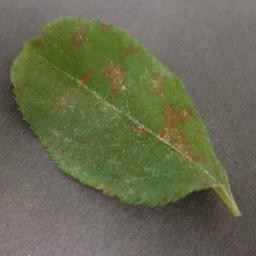
#> input picture frontend/samples/00_Apple___Cedar_apple_rust.jpg, 256 x 256 px; its folder holds only this picture in this run
$ python -i vision.py   (imports and definitions only)   (older library calls are emulated)
#> lines starting #> are read from the running program, lines starting #| are printed output that depends on the picture; after the words box and inside, x2 and y2 are one past the last pixel; in counts of white or black regions, pixels touching at a corner belong together
"""Photo quality gate and rule-based leaf measurements (OpenCV + numpy only).

quality_check() decides whether a photo is usable for diagnosis.
analyze_leaf() segments the leaf and measures colour classes, damage patterns and
pest-damage cues that advisory.py turns into nutrient / pest / health decisions.

PlantVillage has no nutrient or pest-box labels, so everything here is hand-tuned colour
and shape analysis (HSV thresholds, OpenCV hue 0..180), calibrated on PlantVillage lab
photos (leaf on grey/black background). The numbers are heuristic evidence, not a model.
"""
import cv2
import numpy as np

SIZE = 256            # analysis resolution
BG_DIST = 15          # Lab distance (L weighted 0.3) below which a pixel matches the background colour
HOLE_DIST = 12        # full Lab distance below which a pixel inside the leaf outline is background (a hole)
HOLE_MIN_PX = 12      # smallest enclosed hole (at 256 px) counted as chewing damage
SPECK_MAX_PX = 12     # largest blob (at 256 px) counted as a stippling speck
SHADOW_MIN = 0.003    # smallest smooth dark blob (fraction of image) that can seed a cast shadow
SHADOW_GROW = 13      # shadow seeds grow this wide (px) through dark pixels to take the shadow's edge rim

CLASS_NAMES = ["healthy_green", "chlorosis", "necrosis", "dark_lesion", "purpling", "pale", "other"]


def _ellipse(d):
    return cv2.getStructuringElement(cv2.MORPH_ELLIPSE, (d, d))


def _green(h, s, v):
    return (h >= 34) & (h <= 90) & (s >= 50) & (v >= 40)


def _hsv(rgb):
    hsv = cv2.cvtColor(rgb, cv2.COLOR_RGB2HSV).astype(np.int16)
    return hsv[..., 0], hsv[..., 1], hsv[..., 2]


def _fill_blobs(m, min_px):
    """Filled external contours of the largest blob and every blob > 15% of it (and >= min_px)."""
    cnts, _ = cv2.findContours(m.astype(np.uint8), cv2.RETR_EXTERNAL, cv2.CHAIN_APPROX_SIMPLE)
    areas = [cv2.contourArea(c) for c in cnts]
    out = np.zeros(m.shape, np.uint8)
    if areas:
        big = max(0.15 * max(areas), min_px)
        cv2.drawContours(out, [c for c, a in zip(cnts, areas) if a >= big], -1, 1, cv2.FILLED)
    return out.astype(bool)


def _not_leaf(raw, tissue, h, s, v, border, frame):
    """Tissue-coloured pixels that are really a cast shadow or a purple backdrop (needs a real background).

    core   = filled green / yellow (chlorophyll) leaf body, which neither can mimic.
    shadow = outside the core, much darker than the backdrop and smooth (7x7 grey std < 10; lesions measure ~20+),
             grown 4 px so the textured shadow rim goes too. Textured brown / black margins stay leaf.
    purple = purple blobs outside the core that do not touch it, or that run into the image border (a backdrop).
    """
    core = _fill_blobs(cv2.morphologyEx((tissue & (h >= 22) & (h <= 90) & (s >= 40) & (v >= 40)).astype(np.uint8),
                                        cv2.MORPH_OPEN, _ellipse(5)), 0.01 * h.size)
    g = cv2.cvtColor(raw, cv2.COLOR_RGB2GRAY).astype(np.float32)
    std = np.sqrt(np.maximum(cv2.blur(g * g, (7, 7)) - cv2.blur(g, (7, 7)) ** 2, 0))
    dark = ~core & (v < 0.45 * np.median(v[border]))            # black backdrops: nothing is darker, so no-op
    n, cc, st, _ = cv2.connectedComponentsWithStats((dark & (std < 10)).astype(np.uint8), connectivity=8)
    lit = cv2.dilate((~tissue & ~dark).astype(np.uint8), _ellipse(SHADOW_GROW)).astype(bool)   # across the penumbra
    seeds = np.isin(cc, [i for i in np.unique(cc[lit]) if i and st[i, cv2.CC_STAT_AREA] >= SHADOW_MIN * h.size])
    shadow = dark & cv2.dilate(seeds.astype(np.uint8), _ellipse(SHADOW_GROW)).astype(bool)
    n, cc = cv2.connectedComponents((tissue & ~core & (h >= 125) & (h <= 172)).astype(np.uint8), connectivity=8)
    near = cv2.dilate(core.astype(np.uint8), _ellipse(5)).astype(bool)
    bad = np.setdiff1d(np.arange(1, n), np.setdiff1d(cc[near], cc[frame]))
    return shadow | np.isin(cc, bad)


def _segment(rgb):
    """Return (tissue, plant, bg_diff) for an RGB uint8 image.

    tissue  = green / yellow / brown pixels that do not match the background colour, minus shadows / purple backdrop
    plant   = cleaned leaf blobs (largest blob + any blob > 15% of it; blobs < 2% of the image are noise)
    bg_diff = HxWx3 Lab difference to the median non-green border colour (None if the leaf fills the frame)
    """
    raw, rgb = rgb, cv2.medianBlur(rgb, 5)               # suppress JPEG / sensor noise (texture uses the raw image)
    h, s, v = _hsv(rgb)
    green = _green(h, s, v)
    tissue = (((h >= 8) & (h <= 95) & (s >= 40) & (v >= 30))
              | ((h >= 8) & (h <= 35) & (s >= 25) & (v >= 70))      # faded tan / straw dead tissue
              | ((h >= 125) & (h <= 172) & (s >= 90) & (v >= 70)))  # vivid purple (P-deficient) tissue; dull purple = backdrop
    frame = np.ones(h.shape, bool)
    frame[8:-8, 8:-8] = False
    border = frame & ~green
    bg_diff = None
    if border.sum() >= 0.3 * frame.sum():
        lab = cv2.cvtColor(rgb, cv2.COLOR_RGB2LAB).astype(np.float32)
        bg_diff = lab - np.median(lab[border], axis=0)
        chroma_dist = np.sqrt(((bg_diff * np.float32([0.3, 1, 1])) ** 2).sum(-1))  # shading changes L most
        tissue &= (chroma_dist >= BG_DIST) | green      # beige / tan backgrounds are not leaf
        tissue &= ~_not_leaf(raw, tissue, h, s, v, border, frame)
    m = cv2.morphologyEx(tissue.astype(np.uint8), cv2.MORPH_OPEN, _ellipse(5))
    m = cv2.morphologyEx(m, cv2.MORPH_CLOSE, _ellipse(7))
    n, cc, stats, _ = cv2.connectedComponentsWithStats(m, connectivity=8)
    plant = np.zeros(h.shape, bool)
    if n > 1:
        areas = stats[1:, cv2.CC_STAT_AREA]
        plant = np.isin(cc, 1 + np.flatnonzero(areas >= max(0.15 * areas.max(), 0.02 * h.size)))  # noise blobs are tiny
    return tissue, plant, bg_diff


def _pixel_classes(h, s, v):
    """Mutually exclusive colour classes (boolean maps), assigned in priority order."""
    dark = (v < 50) & ~((h >= 30) & (h <= 95) & (s >= 40))   # dark but green-hued = shaded healthy tissue
    pale = ~dark & (s < 35) & (v >= 140)
    rest = ~dark & ~pale
    purple = rest & (h >= 125) & (h <= 172) & (s >= 70) & (v >= 60)
    rest &= ~purple
    necrosis = rest & (s >= 30) & ((h < 22) | (h > 172) | ((h < 30) & (v < 90)))
    rest &= ~necrosis
    chlorosis = rest & (h >= 22) & (h < 34) & (s >= 50) & (v >= 110)
    rest &= ~chlorosis
    green = rest & (h >= 34) & (h <= 90) & (s >= 40)
    return dict(zip(CLASS_NAMES, [green, chlorosis, necrosis, dark, purple, pale, rest & ~green]))


def _pct(part, whole):
    n = int(whole.sum())
    return round(100.0 * int((part & whole).sum()) / n, 2) if n else 0.0


# [56 lines left out: function quality_check, not called in this run]


def analyze_leaf(img):
    """Segment the leaf and measure colour classes, damage pattern and pest-damage cues."""
    rgb = cv2.resize(np.ascontiguousarray(img), (SIZE, SIZE), interpolation=cv2.INTER_AREA)
    h, s, v = _hsv(rgb)
    tissue, plant, bg_diff = _segment(rgb)

    # Leaf outline = filled external contours of the plant blobs.
    cnts, _ = cv2.findContours(plant.astype(np.uint8), cv2.RETR_EXTERNAL, cv2.CHAIN_APPROX_SIMPLE)
    filled = np.zeros((SIZE, SIZE), np.uint8)
    cv2.drawContours(filled, cnts, -1, 1, cv2.FILLED)
    filled = filled.astype(bool)

    # Holes (chewing damage): non-tissue pixels inside the outline that match the background colour.
    holes, hole_count = np.zeros_like(filled), 0
    if bg_diff is not None:
        bg_like = np.sqrt((bg_diff ** 2).sum(-1)) < HOLE_DIST
        cand = cv2.morphologyEx((filled & ~tissue & bg_like).astype(np.uint8), cv2.MORPH_OPEN, _ellipse(3))
        n, cc, stats, _ = cv2.connectedComponentsWithStats(cand, connectivity=8)
        keep = 1 + np.flatnonzero(stats[1:, cv2.CC_STAT_AREA] >= HOLE_MIN_PX)
        holes, hole_count = np.isin(cc, keep), len(keep)
    leaf = filled & ~holes
    leaf_px = max(int(leaf.sum()), 1)

    cls = {k: m & leaf for k, m in _pixel_classes(h, s, v).items()}
    profile = {f"{k}_pct": _pct(m, leaf) for k, m in cls.items()}
    lesion = cls["necrosis"] | cls["dark_lesion"]
    damage = lesion | cls["chlorosis"]

    # Edge band ~8% of leaf size wide vs interior; the outer 2 px mix leaf and background colour, skip them.
    ring = max(2, round(0.08 * np.sqrt(filled.sum())))
    inner = cv2.erode(filled.astype(np.uint8), _ellipse(2 * ring + 1)).astype(bool)
    band = leaf & ~inner & cv2.erode(filled.astype(np.uint8), _ellipse(5)).astype(bool)
    interior = leaf & inner
    band_nec, int_nec = _pct(lesion, band), _pct(lesion, interior)
    nec_ratio = 0.0 if band_nec < 3 else min(10.0, band_nec / max(int_nec, 2.0))

    # Chlorosis uniformity: 1 - coefficient of variation over a 4x4 grid of the leaf bounding box.
    uniformity = 0.0
    ys, xs = np.nonzero(leaf)
    if len(ys):
        fracs = []
        for ry in np.array_split(np.arange(ys.min(), ys.max() + 1), 4):
            for rx in np.array_split(np.arange(xs.min(), xs.max() + 1), 4):
                cell = leaf[np.ix_(ry, rx)]
                if cell.sum() >= max(20, 0.25 * cell.size):
                    fracs.append(cls["chlorosis"][np.ix_(ry, rx)].sum() / cell.sum())
        if fracs and np.mean(fracs) >= 0.03:
            uniformity = float(np.clip(1 - np.std(fracs) / np.mean(fracs), 0, 1))

    n, _, stats, _ = cv2.connectedComponentsWithStats(lesion.astype(np.uint8), connectivity=8)
    blobs = stats[1:, cv2.CC_STAT_AREA]
    blobs = blobs[blobs >= 4]

    # Stippling: tiny specks brighter and yellower than their 9x9 neighbourhood, on green tissue
    # (s >= 40 drops white glare). Weak cue: PlantVillage healthy leaves score ~0.1-0.35 from hairs/texture.
    hf, vf = h.astype(np.float32), v.astype(np.float32)
    on_green = cv2.blur(cls["healthy_green"].astype(np.float32), (11, 11)) >= 0.6
    specks = (cv2.erode(leaf.astype(np.uint8), _ellipse(7)).astype(bool) & on_green & (s >= 40)
              & (vf - cv2.blur(vf, (9, 9)) >= 20) & (cv2.blur(hf, (9, 9)) - hf >= 3))
    n, cc, stats, _ = cv2.connectedComponentsWithStats(specks.astype(np.uint8), connectivity=8)
    small = 1 + np.flatnonzero(stats[1:, cv2.CC_STAT_AREA] <= SPECK_MAX_PX)
    specks = np.isin(cc, small)
    speck_density = len(small) / (leaf_px / 1000)                  # specks per 1000 leaf px

    px = leaf if leaf.any() else np.ones_like(leaf)
    rgbf = rgb.astype(np.float32)
    exg = (2 * rgbf[..., 1] - rgbf[..., 0] - rgbf[..., 2]) / (rgbf.sum(-1) + 1e-6)

    return {
        "mask": leaf.astype(np.uint8) * 255,
        "leaf_coverage_pct": round(100.0 * float(leaf.mean()), 2),
        "color_profile": profile,
        "lesion_pct": round(profile["necrosis_pct"] + profile["dark_lesion_pct"], 2),
        "color_stats": {
            "mean_hue": round(float(h[px].mean()), 2),
            "mean_saturation": round(float(s[px].mean()), 2),
            "mean_value": round(float(v[px].mean()), 2),
            "green_index": round(float(exg[px].mean()), 4),
        },
        "pattern": {
            "marginal_damage_pct": _pct(damage, band),
            "interior_damage_pct": _pct(damage, interior),
            "marginal_necrosis_ratio": round(nec_ratio, 2),
            "interior_chlorosis_pct": _pct(cls["chlorosis"], interior),
            "chlorosis_uniformity": round(uniformity, 3),
            "lesion_count": int(len(blobs)),
            "mean_lesion_area_pct": round(100.0 * float(blobs.mean()) / leaf_px, 3) if len(blobs) else 0.0,
        },
        "pest_cues": {
            "hole_count": int(hole_count),
            "hole_area_pct": _pct(holes, filled),
            "speck_count": int(len(small)),
            "stippling_index": round(float(np.clip(speck_density / 12, 0, 1)), 3),
        },
        "overlay": _overlay(rgb, leaf, filled, holes, cls, specks),
    }


def _overlay(rgb, leaf, filled, holes, cls, specks):
    """Reviewer-friendly picture: dimmed background, tinted damage classes, outlined leaf and holes."""
    out = rgb.astype(np.float32)
    out[~leaf] *= 0.35
    for key, colour, alpha in [("chlorosis", (255, 225, 0), 0.55), ("necrosis", (255, 40, 40), 0.6),
                               ("dark_lesion", (130, 0, 0), 0.75), ("purpling", (170, 0, 255), 0.6)]:
        m = cls[key]
        out[m] = (1 - alpha) * out[m] + alpha * np.float32(colour)
    out[specks] = (0, 255, 255)
    out = out.clip(0, 255).astype(np.uint8)
    for m, colour, width in [(filled, (0, 255, 120), 1), (holes, (255, 0, 255), 2)]:
        cnts, _ = cv2.findContours(m.astype(np.uint8), cv2.RETR_EXTERNAL, cv2.CHAIN_APPROX_NONE)
        cv2.drawContours(out, cnts, -1, colour, width)
    return out


# [56 lines not run here, left out]

>>> import cv2
>>> picture = cv2.cvtColor(cv2.imread('../frontend/samples/00_Apple___Cedar_apple_rust.jpg'), cv2.COLOR_BGR2RGB)
>>> result = analyze_leaf(picture)
#> in _green, `return (h >= 34) & (h <= 90) & (s >= 50) & (v >= 40)`: returned value: shape (256, 256) bool; 34.2% white; 7 white regions (6 under 20 px), largest, box (x1, y1, x2, y2) and area: (11, 16, 230, 209) 22410
#> in _segment, `tissue = (((h >= 8) & (h <= 95) & (s >= 40) & (v >= 30)) | ((h >= 8) &..`: tissue: shape (256, 256) bool; 62.2% white; 34 black regions (25 under 20 px), largest, box (x1, y1, x2, y2) and area: (0, 0, 256, 129) 13141, (0, 144, 210, 256) 10460, (223, 211, 256, 256) 724
#> in _segment, `border = frame & ~green`: border: shape (256, 256) bool; 12.1% white; 1 white region, box (x1, y1, x2, y2) and area: (0, 0, 256, 256) 7936
#> in _segment, `tissue &= (chroma_dist >= BG_DIST) | green`:
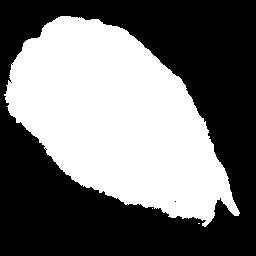
#> tissue: shape (256, 256) bool; 44.4% white; 3 white regions (2 under 20 px)
#> in _fill_blobs, `cnts, _ = cv2.findContours(m.astype(np.uint8), cv2.RETR_EXTERNAL, cv2...`: cnts = 1 contour; box (x1, y1, x2, y2) and area: (6, 16, 239, 216) 27678
#> in _fill_blobs, `areas = [cv2.contourArea(c) for c in cnts]`: areas = [27678]
#> in _fill_blobs, `big = max(0.15 * max(areas), min_px)`: big = 4151.7
#> in _fill_blobs, `cv2.drawContours(out, [c for c, a in zip(cnts, areas) if a >= big], -1..`: out: shape (256, 256); values 0 (black) and 1 (white), 42.8% white; 1 white region, box (x1, y1, x2, y2) and area: (6, 16, 239, 216) 28022
#> in _not_leaf, `dark = ~core & (v < 0.45 * np.median(v[border]))`: dark: shape (256, 256) bool; 0.06% white; 1 white region, box (x1, y1, x2, y2) and area: (183, 197, 194, 205) 39
#> in _not_leaf, `n, cc, st, _ = cv2.connectedComponentsWithStats((dark & (std < 10)).as..`: n = 2; st = [[0, 0, 256, 256, 65497], [183, 197, 11, 8, 39]]
#> in _not_leaf, `lit = cv2.dilate((~tissue & ~dark).astype(np.uint8), _ellipse(SHADOW_G..`:
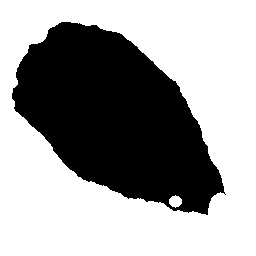
#> lit: shape (256, 256) bool; 62.3% white; 1 black region, box (x1, y1, x2, y2) and area: (12, 22, 226, 215) 24700
#> in _not_leaf, `seeds = np.isin(cc, [i for i in np.unique(cc[lit]) if i and st[i, cv2...`: seeds: shape (256, 256) bool; every value is 0
#> in _not_leaf, `n, cc = cv2.connectedComponents((tissue & ~core & (h >= 125) & (h <= 1..`: cc: shape (256, 256) int32; every value is 0
#> in _not_leaf, `n, cc = cv2.connectedComponents((tissue & ~core & (h >= 125) & (h <= 1..`: n = 1
#> in _not_leaf, `near = cv2.dilate(core.astype(np.uint8), _ellipse(5)).astype(bool)`: near: shape (256, 256) bool; 45.1% white; 1 white region, box (x1, y1, x2, y2) and area: (4, 14, 241, 218) 29569
#> in _not_leaf, `bad = np.setdiff1d(np.arange(1, n), np.setdiff1d(cc[near], cc[frame]))`: bad = empty array
#> in _segment, `m = cv2.morphologyEx(tissue.astype(np.uint8), cv2.MORPH_OPEN, _ellipse..`: m: shape (256, 256); values 0 (black) and 1 (white), 44.3% white; 2 white regions (1 under 20 px), largest, box (x1, y1, x2, y2) and area: (5, 16, 239, 223) 29025
#> in _segment, `m = cv2.morphologyEx(m, cv2.MORPH_CLOSE, _ellipse(7))`: m: shape (256, 256); values 0 (black) and 1 (white), 44.4% white; 1 white region, box (x1, y1, x2, y2) and area: (5, 16, 239, 227) 29115
#> in _segment, `n, cc, stats, _ = cv2.connectedComponentsWithStats(m, connectivity=8)`: cc: shape (256, 256) int32; values 0 (black) and 1 (white), 44.4% white; 1 white region
#> in _segment, `n, cc, stats, _ = cv2.connectedComponentsWithStats(m, connectivity=8)`: n = 2; stats = [[0, 0, 256, 256, 36421], [5, 16, 234, 211, 29115]]
#> in _segment, `areas = stats[1:, cv2.CC_STAT_AREA]`: areas = [29115]
#> in analyze_leaf, `cnts, _ = cv2.findContours(plant.astype(np.uint8), cv2.RETR_EXTERNAL, ..`: cnts = 1 contour; box (x1, y1, x2, y2) and area: (5, 16, 239, 227) 28794
#> in analyze_leaf, `bg_like = np.sqrt((bg_diff ** 2).sum(-1)) < HOLE_DIST`:
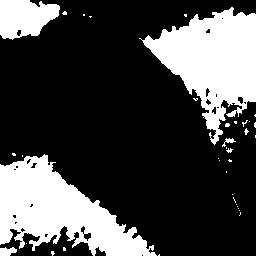
#> bg_like: shape (256, 256) bool; 27.8% white; 37 white regions (32 under 20 px), largest, box (x1, y1, x2, y2) and area: (0, 154, 157, 256) 8137, (139, 7, 256, 145) 7935, (0, 0, 60, 40) 1769, (0, 247, 17, 256) 114, (222, 138, 236, 147) 46
#> in analyze_leaf, `n, cc, stats, _ = cv2.connectedComponentsWithStats(cand, connectivity=8)`: n = 1; stats = [[0, 0, 256, 256, 65536]]
#> in analyze_leaf, `keep = 1 + np.flatnonzero(stats[1:, cv2.CC_STAT_AREA] >= HOLE_MIN_PX)`: keep = empty array
#> in analyze_leaf, `leaf_px = max(int(leaf.sum()), 1)`: leaf_px = 29115
#> in _pixel_classes, `dark = (v < 50) & ~((h >= 30) & (h <= 95) & (s >= 40))`: dark: shape (256, 256) bool; 0.29% white in thin lines or dots, all inside (x1, y1, x2, y2) = (12, 102, 210, 209)
#> in _pixel_classes, `pale = ~dark & (s < 35) & (v >= 140)`: pale: shape (256, 256) bool; 0.47% white in thin lines or dots, all inside (x1, y1, x2, y2) = (2, 0, 173, 256)
#> in _pixel_classes, `rest = ~dark & ~pale`: rest: shape (256, 256) bool; 99.2% white; black in thin lines or dots, all inside (x1, y1, x2, y2) = (2, 0, 210, 256)
#> in _pixel_classes, `necrosis = rest & (s >= 30) & ((h < 22) | (h > 172) | ((h < 30) & (v <..`: necrosis: shape (256, 256) bool; 12.1% white; 168 white regions (143 under 20 px), largest, box (x1, y1, x2, y2) and area: (128, 148, 256, 256) 4545, (0, 59, 33, 154) 1341, (160, 108, 183, 140) 286
#> in _pixel_classes, `rest &= ~necrosis`: rest: shape (256, 256) bool; 87.2% white; 217 black regions (190 under 20 px), largest, box (x1, y1, x2, y2) and area: (128, 148, 256, 256) 4735, (0, 59, 33, 154) 1351, (160, 108, 183, 140) 286
#> in _pixel_classes, `chlorosis = rest & (h >= 22) & (h < 34) & (s >= 50) & (v >= 110)`: chlorosis: shape (256, 256) bool; 4.1% white; 83 white regions (65 under 20 px), largest, box (x1, y1, x2, y2) and area: (156, 120, 208, 166) 654, (203, 181, 240, 217) 390, (150, 73, 172, 113) 309
#> in _pixel_classes, `rest &= ~chlorosis`:
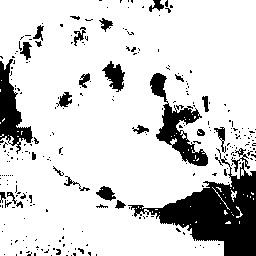
#> rest: shape (256, 256) bool; 83.1% white; 270 black regions (240 under 20 px), largest, box (x1, y1, x2, y2) and area: (128, 148, 256, 256) 5125, (150, 73, 208, 166) 1662, (0, 59, 33, 154) 1355
#> in _pixel_classes, `green = rest & (h >= 34) & (h <= 90) & (s >= 40)`: green: shape (256, 256) bool; 34.4% white; 1 white region, box (x1, y1, x2, y2) and area: (10, 16, 229, 208) 22573
#> in analyze_leaf, `cls = {k: m & leaf for k, m in _pixel_classes(h, s, v).items()}`: cls = 7 items
#> in _pct, `n = int(whole.sum())`: n = 29115
#> in analyze_leaf, `profile = {f"{k}_pct": _pct(m, leaf) for k, m in cls.items()}`: profile = {'healthy_green_pct': 76.98, 'chlorosis_pct': 8.93, 'necrosis_pct': 7.62, 'dark_lesion_pct': 0.65, 'purpling_pct': 0, 'pale_pct': 0, 'other_pct': 5.81}
#> in analyze_leaf, `lesion = cls["necrosis"] | cls["dark_lesion"]`: lesion: shape (256, 256) bool; 3.7% white; 28 white regions (16 under 20 px), largest, box (x1, y1, x2, y2) and area: (158, 187, 224, 227) 1237, (5, 83, 22, 123) 317, (160, 108, 183, 140) 286
#> in analyze_leaf, `damage = lesion | cls["chlorosis"]`: damage: shape (256, 256) bool; 7.6% white; 82 white regions (67 under 20 px), largest, box (x1, y1, x2, y2) and area: (150, 73, 208, 166) 1658, (158, 181, 239, 227) 1616, (102, 61, 125, 92) 376
#> in analyze_leaf, `ring = max(2, round(0.08 * np.sqrt(filled.sum())))`: ring = 14
#> in analyze_leaf, `inner = cv2.erode(filled.astype(np.uint8), _ellipse(2 * ring + 1)).ast..`: inner: shape (256, 256) bool; 30.6% white; 1 white region, box (x1, y1, x2, y2) and area: (20, 30, 216, 205) 20031
#> in analyze_leaf, `band = leaf & ~inner & cv2.erode(filled.astype(np.uint8), _ellipse(5))..`:
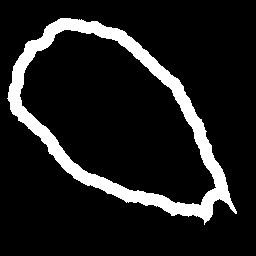
#> band: shape (256, 256) bool; 11.6% white; 1 white region, box (x1, y1, x2, y2) and area: (7, 18, 237, 225) 7622
#> in analyze_leaf, `band_nec, int_nec = _pct(lesion, band), _pct(lesion, interior)`: band_nec = 14.45; int_nec = 4.89
#> in analyze_leaf, `nec_ratio = 0.0 if band_nec < 3 else min(10.0, band_nec / max(int_nec,..`: nec_ratio = 2.96
#> after the loop in analyze_leaf, `for ry in np.array_split(np.arange(ys.min(), ys.max() + 1), 4):`:
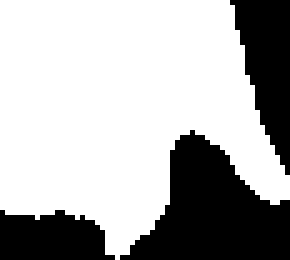
#> cell: shape (52, 58) bool (shown 5 times larger); 68.9% white; 3 black regions, box (x1, y1, x2, y2) and area: (24, 26, 58, 52) 502, (46, 0, 58, 35) 250, (0, 42, 23, 52) 185
#> after the loop in analyze_leaf, `for ry in np.array_split(np.arange(ys.min(), ys.max() + 1), 4):`: fracs = [0.0896, 0.0672, 0.0424, 0.0175, 0.0691, 0.135, 0.0168, 0, 0.118, 0.281, 0.0773, 0, 0.185]
#> in analyze_leaf, `uniformity = float(np.clip(1 - np.std(fracs) / np.mean(fracs), 0, 1))`: uniformity = 0.0834
#> in analyze_leaf, `n, _, stats, _ = cv2.connectedComponentsWithStats(lesion.astype(np.uin..`: n = 29; stats = 29 rows, first 6: [0, 0, 256, 256, 63129], [105, 24, 2, 2, 2], [80, 35, 3, 6, 14], [74, 36, 3, 10, 22], [35, 41, 7, 6, 23], [71, 42, 2, 2, 3]
#> in analyze_leaf, `blobs = stats[1:, cv2.CC_STAT_AREA]`: blobs = 28 values, max 1237 at index 22, min 1 at index 8, mean 85.96
#> in analyze_leaf, `blobs = blobs[blobs >= 4]`: blobs = 18 values, max 1237 at index 15, min 4 at index 17, mean 132.6
#> in analyze_leaf, `on_green = cv2.blur(cls["healthy_green"].astype(np.float32), (11, 11))..`:
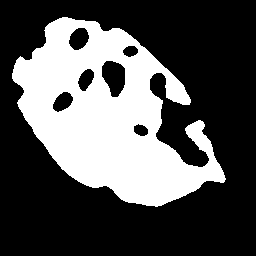
#> on_green: shape (256, 256) bool; 32.8% white; 1 white region, box (x1, y1, x2, y2) and area: (12, 17, 226, 207) 21526
#> in analyze_leaf, `specks = (cv2.erode(leaf.astype(np.uint8), _ellipse(7)).astype(bool) &..`: specks: shape (256, 256) bool; 0% white in thin lines or dots, all inside (x1, y1, x2, y2) = (145, 129, 149, 169)
#> in analyze_leaf, `n, cc, stats, _ = cv2.connectedComponentsWithStats(specks.astype(np.ui..`: n = 3; stats = [[0, 0, 256, 256, 65534], [148, 129, 1, 1, 1], [145, 168, 1, 1, 1]]
#> in analyze_leaf, `small = 1 + np.flatnonzero(stats[1:, cv2.CC_STAT_AREA] <= SPECK_MAX_PX)`: small = [1, 2]
#> in analyze_leaf, `speck_density = len(small) / (leaf_px / 1000)`: speck_density = 0.0687
#> the loop in _overlay, `for m, colour, width in [(filled, (0, 255, 120), 1), (holes, (255, 0, ..` made 2 passes
#> (colour, width) on passes 1 to 2: ((0, 255, 120), 1), ((255, 0, 255), 2)
#> result = 8 items
